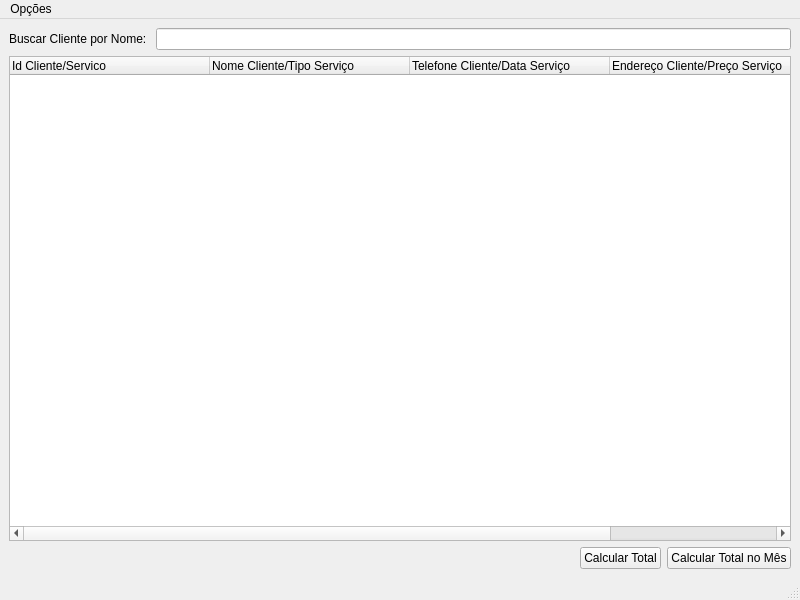
<?xml version="1.0" encoding="UTF-8"?>
<ui version="4.0">
 <class>TelaPrincipal</class>
 <widget class="QMainWindow" name="TelaPrincipal">
  <property name="geometry">
   <rect>
    <x>0</x>
    <y>0</y>
    <width>800</width>
    <height>600</height>
   </rect>
  </property>
  <property name="windowTitle">
   <string>Instale Já!</string>
  </property>
  <property name="windowIcon">
   <iconset resource="../images.qrc">
    <normaloff>:/images/LogoInstaleJá.png</normaloff>:/images/LogoInstaleJá.png</iconset>
  </property>
  <property name="locale">
   <locale language="Portuguese" country="Brazil"/>
  </property>
  <widget class="QWidget" name="centralwidget">
   <layout class="QVBoxLayout" name="verticalLayout">
    <item>
     <layout class="QHBoxLayout" name="horizontalLayout">
      <item>
       <widget class="QLabel" name="label">
        <property name="text">
         <string>Buscar Cliente por Nome: </string>
        </property>
       </widget>
      </item>
      <item>
       <widget class="QLineEdit" name="lineInBuscaNome"/>
      </item>
     </layout>
    </item>
    <item>
     <widget class="QTreeWidget" name="treeClientes">
      <property name="editTriggers">
       <set>QAbstractItemView::DoubleClicked</set>
      </property>
      <property name="columnCount">
       <number>5</number>
      </property>
      <attribute name="headerCascadingSectionResizes">
       <bool>true</bool>
      </attribute>
      <attribute name="headerDefaultSectionSize">
       <number>200</number>
      </attribute>
      <attribute name="headerMinimumSectionSize">
       <number>50</number>
      </attribute>
      <column>
       <property name="text">
        <string>Id Cliente/Servico</string>
       </property>
      </column>
      <column>
       <property name="text">
        <string>Nome Cliente/Tipo Serviço</string>
       </property>
      </column>
      <column>
       <property name="text">
        <string>Telefone Cliente/Data Serviço</string>
       </property>
      </column>
      <column>
       <property name="text">
        <string>Endereço Cliente/Preço Serviço</string>
       </property>
      </column>
      <column>
       <property name="text">
        <string>OBS</string>
       </property>
      </column>
     </widget>
    </item>
    <item>
     <layout class="QHBoxLayout" name="horizontalLayout_2">
      <item>
       <spacer name="horizontalSpacer">
        <property name="orientation">
         <enum>Qt::Horizontal</enum>
        </property>
        <property name="sizeHint" stdset="0">
         <size>
          <width>40</width>
          <height>20</height>
         </size>
        </property>
       </spacer>
      </item>
      <item>
       <widget class="QPushButton" name="btnTotal">
        <property name="text">
         <string>Calcular Total</string>
        </property>
       </widget>
      </item>
      <item>
       <widget class="QPushButton" name="btnTotalMes">
        <property name="text">
         <string>Calcular Total no Mês</string>
        </property>
       </widget>
      </item>
     </layout>
    </item>
   </layout>
  </widget>
  <widget class="QMenuBar" name="menubar">
   <property name="geometry">
    <rect>
     <x>0</x>
     <y>0</y>
     <width>800</width>
     <height>21</height>
    </rect>
   </property>
   <widget class="QMenu" name="menuOp_es">
    <property name="title">
     <string>Opções</string>
    </property>
    <addaction name="actionCriarOS"/>
   </widget>
   <addaction name="menuOp_es"/>
  </widget>
  <widget class="QStatusBar" name="statusbar"/>
  <action name="actionCriarOS">
   <property name="text">
    <string>Criar OS</string>
   </property>
   <property name="statusTip">
    <string>Criar uma Ordem de Serviço</string>
   </property>
   <property name="shortcut">
    <string>Ctrl+A</string>
   </property>
  </action>
 </widget>
 <resources>
  <include location="../images.qrc"/>
 </resources>
 <connections/>
</ui>
